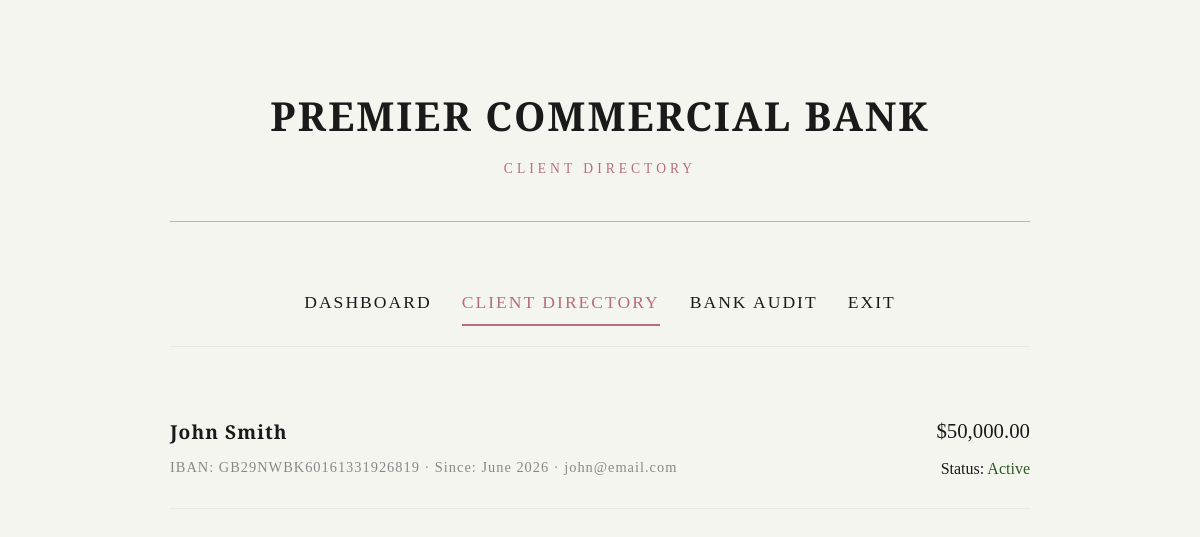
Page /officer/client-directory.php (signed in) on the committed database.
### tables this page shows
CREATE TABLE account_holders (
    ah_id INT AUTO_INCREMENT PRIMARY KEY,
    ah_username VARCHAR(50) UNIQUE NOT NULL,
    ah_password VARCHAR(255) NOT NULL,
    ah_fullname VARCHAR(100) NOT NULL,
    ah_email VARCHAR(100),
    ah_phone VARCHAR(20),
    ah_iban VARCHAR(34) UNIQUE NOT NULL,
    ah_balance DECIMAL(15,2) DEFAULT 0.00,
    ah_role ENUM('client', 'bank_officer') DEFAULT 'client',
    ah_status ENUM('active', 'frozen', 'closed') DEFAULT 'active',
    ah_failed_attempts INT DEFAULT 0,
    ah_locked_until DATETIME NULL,
    ah_created_at TIMESTAMP DEFAULT CURRENT_TIMESTAMP,
    ah_updated_at TIMESTAMP DEFAULT CURRENT_TIMESTAMP ON UPDATE CURRENT_TIMESTAMP
);

### officer/client-directory.php (the view, shortened to what this page needs)
<?php
$db = PremierDB::getInstance()->getConnection();
$stmt = $db->query("SELECT * FROM account_holders WHERE ah_role = 'client' ORDER BY ah_created_at DESC");
$clients = $stmt->fetchAll();
?>
<!DOCTYPE html>
<html lang="en">
<head>
    <link rel="stylesheet" href="../assets/css/luxury.css">
</head>
<body>
    <div class="main-container">
        <header class="bank-header">
            <h1>PREMIER COMMERCIAL BANK</h1>
            <p class="subtitle">Client Directory</p>
        </header>
        <nav class="nav-elegant">
            <a href="officer-panel.php">Dashboard</a>
            <a href="client-directory.php" class="active">Client Directory</a>
            <a href="bank-audit.php">Bank Audit</a>
            <a href="../entrance/exit.php">Exit</a>
        </nav>
        <div class="transaction-list">
            <?php foreach ($clients as $client): ?>
            <div class="transaction-item">
                <div class="transaction-info">
                    <h4><?php echo htmlspecialchars($client['ah_fullname']); ?></h4>
                    <p class="meta">
                        IBAN: <?php echo $client['ah_iban']; ?>
                        · Since: <?php echo date('F Y', strtotime($client['ah_created_at'])); ?>
                        <?php if ($client['ah_email']): ?>
                        · <?php echo htmlspecialchars($client['ah_email']); ?>
                        <?php endif; ?>
                    </p>
                </div>
                <div style="text-align: right;">
                    <div style="font-family: 'Playfair Display', Georgia, serif; font-size: 1.3rem;">
                        $<?php echo number_format($client['ah_balance'], 2); ?>
                    </div>
                    <p class="meta" style="margin-top: 5px;">
                        Status: <span style="color: <?php echo $client['ah_status'] === 'active' ? 'var(--success-green)' : 'var(--error-red)'; ?>">
                            <?php echo ucfirst($client['ah_status']); ?>
                        </span>
                    </p>
                </div>
            </div>
            <?php endforeach; ?>
        </div>
    </div>
</body>
</html>

### assets/css/luxury.css (style rules this page uses)
:root { --midnight-black: #1a1a1a; --rose-gold: #b76e79; --rose-gold-light: #d4a5a5; --marble-white: #f5f5f0; --marble-dark: #e8e8e0; --gold-accent: #c9a96e; --error-red: #8b0000; --success-green: #2d5a27; }
* { margin: 0; padding: 0; box-sizing: border-box; }
body { background: var(--marble-white); font-family: 'Cormorant Garamond', Georgia, serif; color: var(--midnight-black); line-height: 1.8; min-height: 100vh; }
.main-container { max-width: 900px; margin: 0 auto; padding: 40px 20px; }
.bank-header { text-align: center; padding: 40px 0; border-bottom: 1px solid var(--rose-gold-light); margin-bottom: 40px; }
.bank-header h1 { font-family: 'Playfair Display', Georgia, serif; font-size: 2.5rem; color: var(--midnight-black); letter-spacing: 2px; margin: 0; }
.bank-header .subtitle { color: var(--rose-gold); letter-spacing: 4px; text-transform: uppercase; font-size: 0.85rem; margin-top: 5px; }
.nav-elegant { display: flex; justify-content: center; gap: 30px; padding: 20px 0; border-bottom: 1px solid var(--marble-dark); margin-bottom: 40px; }
.nav-elegant a { color: var(--midnight-black); text-decoration: none; font-size: 1.1rem; letter-spacing: 2px; text-transform: uppercase; padding: 5px 0; border-bottom: 2px solid transparent; transition: all 0.3s ease; font-family: 'Playfair Display', Georgia, serif; }
.nav-elegant a:hover, .nav-elegant a.active { border-bottom-color: var(--rose-gold); color: var(--rose-gold); }
.transaction-list { list-style: none; padding: 0; }
.transaction-item { padding: 25px 0; border-bottom: 1px solid var(--marble-dark); display: flex; justify-content: space-between; align-items: center; transition: all 0.3s ease; }
.transaction-info h4 { font-family: 'Playfair Display', Georgia, serif; font-size: 1.2rem; margin: 0 0 5px 0; color: var(--midnight-black); letter-spacing: 1px; }
.transaction-info .meta { font-size: 0.9rem; color: #888; letter-spacing: 1px; }

### rows in the picture
account_holders: ah_fullname "John Smith", ah_iban "GB29NWBK60161331926819", ah_created_at "June 2026", ah_email "john@email.com", ah_balance "50,000.00", ah_status "Active"
